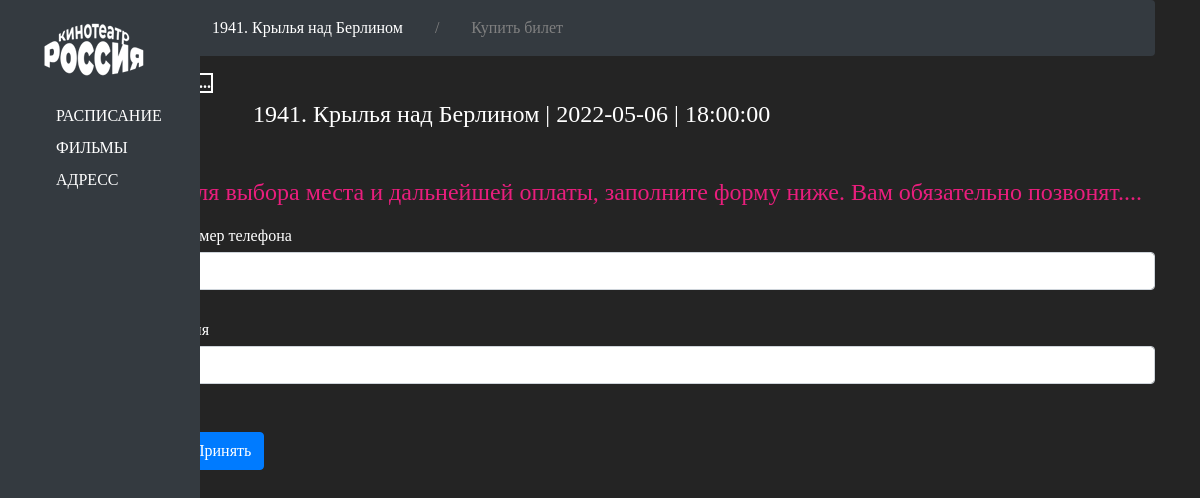
Page /buy_ticket/65 on the committed database.
### data/films.py (models this page shows, shortened)
class Films(SqlAlchemyBase):
    __tablename__ = 'films'
    id = sqlalchemy.Column(sqlalchemy.Integer,
                           primary_key=True, autoincrement=True, unique=True)
    title = sqlalchemy.Column(sqlalchemy.String, unique=True)
    description = sqlalchemy.Column(sqlalchemy.String, nullable=True)
    genre = sqlalchemy.Column(sqlalchemy.Integer, sqlalchemy.ForeignKey("genres.id"))
    director = sqlalchemy.Column(sqlalchemy.String, nullable=True)
    time = sqlalchemy.Column(sqlalchemy.Integer, nullable=True)
    rating = sqlalchemy.Column(sqlalchemy.Integer, nullable=True)
    img = sqlalchemy.Column(sqlalchemy.String, nullable=True)

### data/tickets.py (models this page shows, shortened)
class Tickets(SqlAlchemyBase):
    __tablename__ = 'tickets'
    id = sqlalchemy.Column(sqlalchemy.Integer,
                           primary_key=True, autoincrement=True, unique=True)
    title_of_film = sqlalchemy.Column(sqlalchemy.String, sqlalchemy.ForeignKey("films.id"))
    date = sqlalchemy.Column(sqlalchemy.Date)
    time = sqlalchemy.Column(sqlalchemy.Time)

### main.py (the view, shortened to what this page needs)
@app.route("/buy_ticket/<int:id>", methods=["POST", "GET"])
def buy_ticket(id):
    session = db_session.create_session()
    ticket = session.query(Tickets).filter(Tickets.id == id).first()
    film = session.query(Tickets, Films).filter(Tickets.id == id, Tickets.title_of_film == Films.id).first()
    form = RegisterForm()
    return render_template("buy_ticket.html", _img=film[1].img, date=ticket.date, time=ticket.time,
                           title=film[1].title, form=form)

### data/register.py
class RegisterForm(FlaskForm):
    phone = IntegerField('Номер телефона', validators=[DataRequired()])
    name = StringField('Имя', validators=[DataRequired()])
    submit = SubmitField('Принять')

### data/db_session.py (called while the page is built)
def create_session() -> Session:
    global __factory
    return __factory()

### templates/buy_ticket.html (shortened to what this page needs)
{% extends "base.html" %}
{% block content %}
<nav aria-label="breadcrumb">
  <ol class="breadcrumb">
    <li class="breadcrumb-item"><a href="/movie/{{ title }}">{{ title }}</a></li>
	<li class="breadcrumb-item-active"  aria-current="page">/</li>
    <li class="breadcrumb-item-active" aria-current="page"> Купить билет</li>
  </ol>
</nav>
<table class="mini_table">
  <thead>
	<tr>
      <th scope="col"><div class="mini_img"><img src={{ _img }} alt="..."></th></div>
      <th scope="col"><h2>{{ title }} | {{ date }} | {{ time }}</h2></th>
    </tr>
  </thead>
</table>
</br><h3>Для выбора места и дальнейшей оплаты, заполните форму ниже. Вам обязательно позвонят....</h3><br>
<form action="" method="post">
        <p>
            {{ form.phone.label }}<br>
            {{ form.phone(class="form-control") }}<br>
        </p>
        <p>
            {{ form.name.label }}<br>
            {{ form.name(class="form-control") }}<br>
        </p><br>
        <p>{{ form.submit(type="submit", class="btn btn-primary") }}</p>
    </form>
{% endblock %}

### static/css/style.css (style rules this page uses)
body { font: 16px/1 cambria; background-color: #242424; }
.breadcrumb { background-color: #343A40 }
.breadcrumb-item { color: #E91E7D }
h3 { font: 24px/1 franklin gothic medium; color: #E91E7D }
li a { display: flex; color: white; padding: 8px 16px; text-decoration: none; }
.mini_table { height: 50px; color: white; }
.breadcrumb-item { display: flex; }
h2 { font: 24px/1 franklin gothic medium; }
.mini_img { width: 70px; height: 90px; overflow: hidden; }
.breadcrumb-item-active { display: flex; padding: 8px 16px; color: gray; }
a { color: white; }
p { color: white }

### rows in the picture
Films: title "1941. Крылья над Берлином"
Tickets: date "2022-05-06", time "18:00:00"
